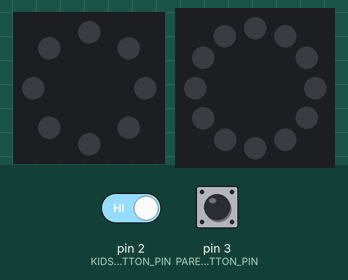
This sketch was run on a simulated Arduino Uno, built with avr-gcc and run on an emulated ATmega328P. Parts: 8 RGB LEDs in a ring, first at the top, clockwise, 12 RGB LEDs in a ring, first at the top, clockwise. Inputs (shaded band) come from the test bench; at power-on: pin 3 (PARENT_BUTTON_PIN) HIGH, pin 2 (KIDS_BUTTON_PIN) HIGH. Dim RGB values are drawn brighter than linear; random numbers use the default seed unless the sketch sets one; what the sketch prints to the serial monitor is not drawn.

Above: at 1.2 s.
1.3 s: pin 3 (PARENT_BUTTON_PIN) pulled LOW for 0.15 s
At 1.55 s:
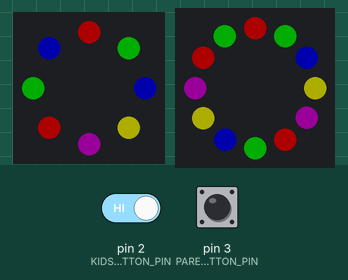
2.0 s: pin 2 (KIDS_BUTTON_PIN) driven LOW and pin 3 (PARENT_BUTTON_PIN) driven LOW
5.0 s: pin 2 (KIDS_BUTTON_PIN) driven HIGH and pin 3 (PARENT_BUTTON_PIN) driven HIGH
At 6.43 s:
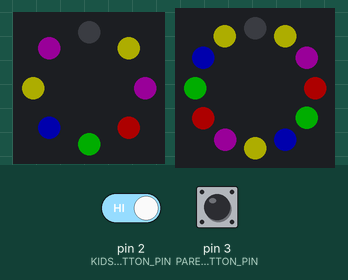
8.0 s: pin 2 (KIDS_BUTTON_PIN) driven LOW
At 9.4 s:
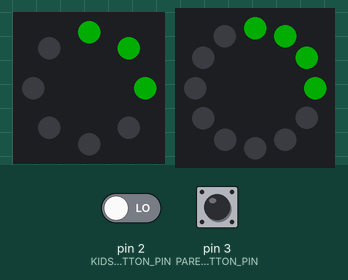
10.1 s: pin 3 (PARENT_BUTTON_PIN) driven LOW
At 12.38 s:
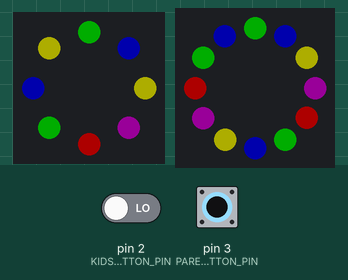
Timing chart, 0 to 17.2 s (numbered marks = the images above; inputs shaded):
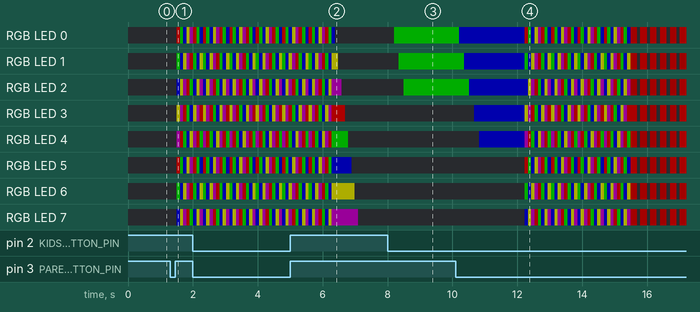

Measured:
- after the input at 8.0 s, RGB LED 0: off → RGB(0, 51, 0) after 0.20 s; RGB LED 1: off → RGB(0, 51, 0) after 0.35 s; RGB LED 2: off → RGB(0, 51, 0) after 0.50 s; the LEDs: first change after 0.20 s (image 3 shows a later state)

The sketch:

Final_Code_LumiFeel_Arduino_jan27a.ino
```cpp
#include <Adafruit_NeoPixel.h>

//Kid LED
#define LED_STICK_PIN 6
#define NUM_STICK_LEDS 8

//Parent LED
#define LED_RING_PIN 7
#define NUM_RING_LEDS 12

// Button setup
#define KIDS_BUTTON_PIN 2         // Kids Button
#define PARENT_BUTTON_PIN 3      // Parent Button

Adafruit_NeoPixel stick = Adafruit_NeoPixel(NUM_STICK_LEDS, LED_STICK_PIN, NEO_GRB + NEO_KHZ800);
Adafruit_NeoPixel ring = Adafruit_NeoPixel(NUM_RING_LEDS, LED_RING_PIN, NEO_GRB + NEO_KHZ800);


bool emergencyMode = false;
bool parentLightShowActive = false;
unsigned long parentLightShowStart = 0;
unsigned long emergencyStartTime = 0;
bool checkingForEmergency = false;
int kidsButtonState = 0;
int previousKidsState = 0;

void setup() {
  stick.begin();
  ring.begin();
  stick.show();
  ring.show();
  pinMode(KIDS_BUTTON_PIN, INPUT_PULLUP);
  pinMode(PARENT_BUTTON_PIN, INPUT_PULLUP);

  Serial.begin(9600);          //9600 - SM
  Serial.println("Setup complete.");
}

void loop() {
  unsigned long currentTime = millis();


  handleEmergencyMode(currentTime);


  if (emergencyMode) {
    ambulanceBlinkingRedAlertEffect();
    return;
  }


  handleKidsButton();


  handleParentButton(currentTime);


  if (parentLightShowActive) {
    if (currentTime - parentLightShowStart < 5000) {
      runParentLightShow(); // 5 seconds
    } else {
      parentLightShowActive = false;
      restoreSpecificPreviousState();
    }
    return; // Freeze
  }
}


void handleEmergencyMode(unsigned long currentTime) {

  if (digitalRead(KIDS_BUTTON_PIN) == LOW || digitalRead(PARENT_BUTTON_PIN) == LOW) {
    if (!checkingForEmergency) {
      checkingForEmergency = true;
      emergencyStartTime = currentTime; // Start timing
    } else if (currentTime - emergencyStartTime >= 5000) {

      emergencyMode = !emergencyMode;
      checkingForEmergency = false;
      Serial.println(emergencyMode ? "Emergency Mode ON" : "Emergency Mode OFF");


      stick.clear();
      ring.clear();
      stick.show();
      ring.show();
    }
  } else {
    checkingForEmergency = false;
  }
}


void ambulanceBlinkingRedAlertEffect() {
  stick.clear();
  ring.clear();

  for (int i = 0; i < NUM_STICK_LEDS; i++) {
    int randomBrightness = random(30, 51);
    stick.setPixelColor(i, stick.Color(randomBrightness, 0, 0));
  }

  for (int i = 0; i < NUM_RING_LEDS; i++) {
    int randomBrightness = random(30, 51);
    ring.setPixelColor(i, ring.Color(randomBrightness, 0, 0));
  }

  stick.show();
  ring.show();
  delay(200);

  stick.clear();
  ring.clear();
  stick.show();
  ring.show();
  delay(100);
}


void handleKidsButton() {
  if (digitalRead(KIDS_BUTTON_PIN) == LOW && !parentLightShowActive) {
    delay(200);
    kidsButtonState = (kidsButtonState + 1) % 4;

    switch (kidsButtonState) {
      case 0:
        sequentialLightsOff(NUM_STICK_LEDS, NUM_RING_LEDS);
        break;
      case 1:
        smoothTransition(3, stick.Color(0, 51, 0), 4, ring.Color(0, 51, 0));
        break;
      case 2:
        smoothTransition(5, stick.Color(0, 0, 51), 8, ring.Color(0, 0, 51));
        break;
      case 3:
        smoothTransition(8, stick.Color(51, 0, 0), 12, ring.Color(51, 0, 0));
        break;
    }

    stick.show();
    ring.show();
  }
}


void handleParentButton(unsigned long currentTime) {
  if (digitalRead(PARENT_BUTTON_PIN) == LOW && !parentLightShowActive && !emergencyMode) {
    delay(200);
    parentLightShowActive = true;
    parentLightShowStart = currentTime;


    previousKidsState = kidsButtonState;
  }
}


void runParentLightShow() {
  uint32_t colors[] = {
    stick.Color(51, 0, 0),
    stick.Color(0, 51, 0),
    stick.Color(0, 0, 51),
    stick.Color(51, 51, 0),
    stick.Color(25, 0, 25)
  };

  for (int cycle = 0; cycle < NUM_STICK_LEDS; cycle++) {
    for (int i = 0; i < NUM_STICK_LEDS; i++) {
      stick.setPixelColor(i, colors[(i + cycle) % 5]);
    }
    stick.show();

    for (int i = 0; i < NUM_RING_LEDS; i++) {
      ring.setPixelColor(i, colors[(i + cycle) % 5]);
    }
    ring.show();

    delay(100);
  }
}


void smoothTransition(int numStick, uint32_t stickColor, int numRing, uint32_t ringColor) {
  for (int i = 0; i < max(NUM_STICK_LEDS, NUM_RING_LEDS); i++) {
    if (i < numStick) {
      stick.setPixelColor(i, stickColor);
    } else {
      stick.setPixelColor(i, stick.Color(0, 0, 0));
    }

    if (i < numRing) {
      ring.setPixelColor(i, ringColor);
    } else {
      ring.setPixelColor(i, ring.Color(0, 0, 0));
    }

    stick.show();
    ring.show();
    delay(150);
  }
}


void sequentialLightsOff(int numStick, int numRing) {
  for (int i = 0; i < max(numStick, numRing); i++) {
    if (i < numStick) {
      stick.setPixelColor(i, stick.Color(0, 0, 0));
    }
    if (i < numRing) {
      ring.setPixelColor(i, ring.Color(0, 0, 0));
    }

    stick.show();
    ring.show();
    delay(100);
  }
}


void restoreSpecificPreviousState() {
  switch (previousKidsState) {
    case 0:
      sequentialLightsOff(NUM_STICK_LEDS, NUM_RING_LEDS);
      break;
    case 1:
      smoothTransition(3, stick.Color(0, 51, 0), 4, ring.Color(0, 51, 0));
      break;
    case 2:
      smoothTransition(5, stick.Color(0, 0, 51), 8, ring.Color(0, 0, 51));
      break;
    case 3:
      smoothTransition(8, stick.Color(51, 0, 0), 12, ring.Color(51, 0, 0));
      break;
  }
}
```
